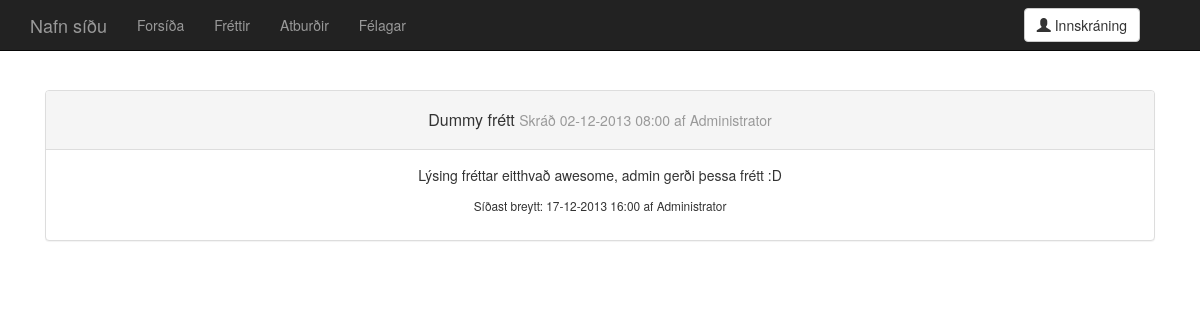
Page /news.single.php?id=1 on the earlier database version.
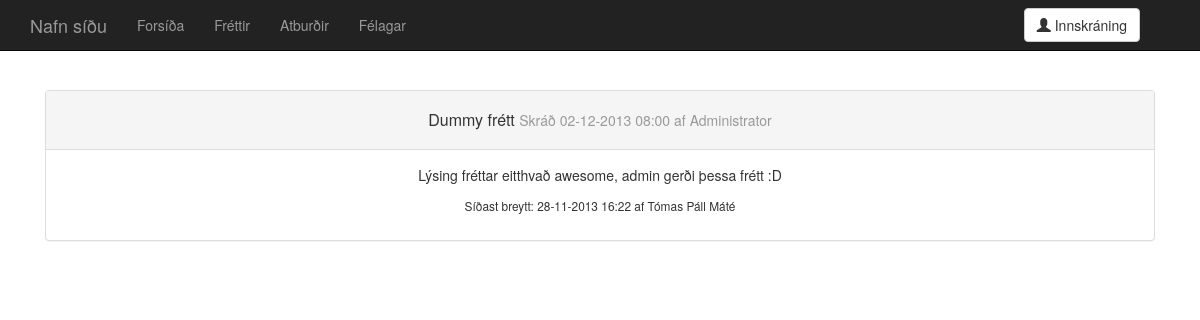
Same page on the later database version.
### tables this page shows
CREATE TABLE 'news' (
  'news_id' integer NOT NULL,
  'title' text,
  'description' text,
  'date_created' integer,
  'date_edited' integer,
  'creator' integer,
  'last_editor' integer,
  PRIMARY KEY ('news_id')
);

CREATE TABLE 'users' (
  'user_id' integer NOT NULL,
  'name' text,
  'post' text NOT NULL UNIQUE,
  'pass' text,
  'privileges' numeric,
  'phone_nr' text,
  PRIMARY KEY ('user_id')
);

### php/config.php (called while the page is built, shortened)
<?php
$website_name = "Nafn síðu";
?>

### php/utils.php (called while the page is built, shortened)
<?php
function intGET($name) {
  if (filter_has_var(INPUT_GET, $name) !== False && filter_input(INPUT_GET, $name, FILTER_VALIDATE_INT) !== False) {
    return filter_input(INPUT_GET, $name, FILTER_SANITIZE_NUMBER_INT);
  }
  return 0;
}
?>

### news.single.php (the view, shortened to what this page needs)
<?php
require_once "php/head.php";
?>
<!DOCTYPE html>
<html lang="is">
  <head>
    <link href="dist/css/bootstrap.css" rel="stylesheet">
    <link href="css/main.css" rel="stylesheet">
  </head>
  <body>
<?php
require_once "parts/navbar.php";
?>
    <div class="container">
      <div class="starter-template">
 <?php
$active_id =intGET("id");
$result = $db->query("SELECT news_id,title,description,date_created,date_edited,creator,last_editor FROM news WHERE news_id = $active_id;");
foreach($result as $row_data) {
  $title = $row_data["title"];
  $date_created = date("d-m-Y H:i", $row_data["date_created"]);
  $date_edited = date("d-m-Y H:i", $row_data["date_edited"]);
  $description = nl2br($row_data["description"]);
  $creator_id = $row_data["creator"];
  $editor_id = $row_data["last_editor"];
  $creator_statement = $db->prepare("SELECT name FROM users WHERE user_id = :user_id");
  $creator_statement->execute(array('user_id' => $creator_id));
  $creator_name_result = $creator_statement->fetchAll();
  $creator_name = $creator_name_result[0]["name"];
  $editor_statement = $db->prepare("SELECT name FROM users WHERE user_id = :user_id");
  $editor_statement->execute(array('user_id' => $editor_id));
  $editor_result = $editor_statement->fetchAll();
  $editor_name = $editor_result[0]["name"];
  $changebutton = "";
  echo <<<_END
      <div class="panel-group" id="accordion">
        <div class="panel panel-default">
          <div class="panel-heading">
          <h3 class="panel-title">
            <p class="accordion-toggle" id="single_news" data-parent="#accordion" href="#collapse">
              $title <small>Skráð $date_created af $creator_name</small>
            </p>
          </h3>
          </div>
          <div id="collapse" class="panel-collapse collapse.in">
            <div class="panel-body">
              <p>
              $description
              </p>
              <p>
              <small>Síðast breytt: $date_edited af $editor_name</small>
              </p>
              $changebutton
            </div>
          </div>
        </div>
      </div>
_END;
}
?>
    </div>
  </body>
</html>

### parts/navbar.php (shortened to what this page needs)
<?php
if (!isset($index_active)) {
  $index_active = "";
}
if (!isset($news_active)) {
  $news_active = "";
}
if (!isset($events_active)) {
  $events_active = "";
}
if (!isset($users_active)) {
  $users_active = "";
}
echo <<<_END
        <div class="navbar navbar-inverse navbar-fixed-top">
          <div class="container">
            <div class="navbar-header">
              <button type="button" class="navbar-toggle" data-toggle="collapse" data-target=".navbar-collapse">
                <span class="icon-bar"></span>
                <span class="icon-bar"></span>
                <span class="icon-bar"></span>
              </button>
              <a class="navbar-brand" href="index.php">$website_name</a>
            </div>
            <div class="collapse navbar-collapse">
              <ul class="nav navbar-nav">
                <li$index_active><a href="index.php">Forsíða</a></li>
                <li$news_active><a href="news.php">Fréttir</a></li>
                <li$events_active><a href="events.php">Atburðir</a></li>
                <li$users_active><a href="users.php">Félagar</a></li>
              </ul>
_END;
if (USER_LOGGEDIN) {
  echo <<<_END
              <div class="navbar-form navbar-right">
                <div class="btn-group">
                  <button type="button" class="btn btn-default dropdown-toggle" data-toggle="dropdown">
                    <span class="glyphicon glyphicon-user"></span> $user_name <span class="caret"></span>
                  </button>
                  <ul class="dropdown-menu" role="menu">
                    <li><a href="mysite.php">Síðan mín</a></li>
_END;
  if (USER_PRIVILEGES == 1 || USER_PRIVILEGES == 2) {
    echo <<<_END
                    <li><a href="news.add.php">Skrá nýja frétt</a></li>
                    <li><a href="event.add.php">Skrá nýjan atburð</a></li>
                    <li><a href="user.add.php">Bæta við notanda</a></li>
_END;
  }
  echo <<<_END
                    <li class="divider"></li>
                    <li><a href="logout.php">Útskrá</a></li>
                  </ul>
                </div>
              </div>
_END;
}
else {
  echo <<<_END
              <div class="navbar-form navbar-right">
                <a class="btn btn-default" href="login.php">
                <span class="glyphicon glyphicon-user"></span> Innskráning
                </a>
              </div>
_END;
}
echo <<<_END
            </div>
          </div>
        </div>
_END;
?>

### css/main.css (style rules this page uses)
body { padding-top: 50px; }
.starter-template { padding: 40px 15px; text-align: center; }
#single_news { margin-top: 10px; }

Differences in the rows shown:
changed news "Dummy frétt": date_edited "17-12-2013 16:00" → "28-11-2013 16:22"; users.name "Administrator" → "Tómas Páll Máté"
